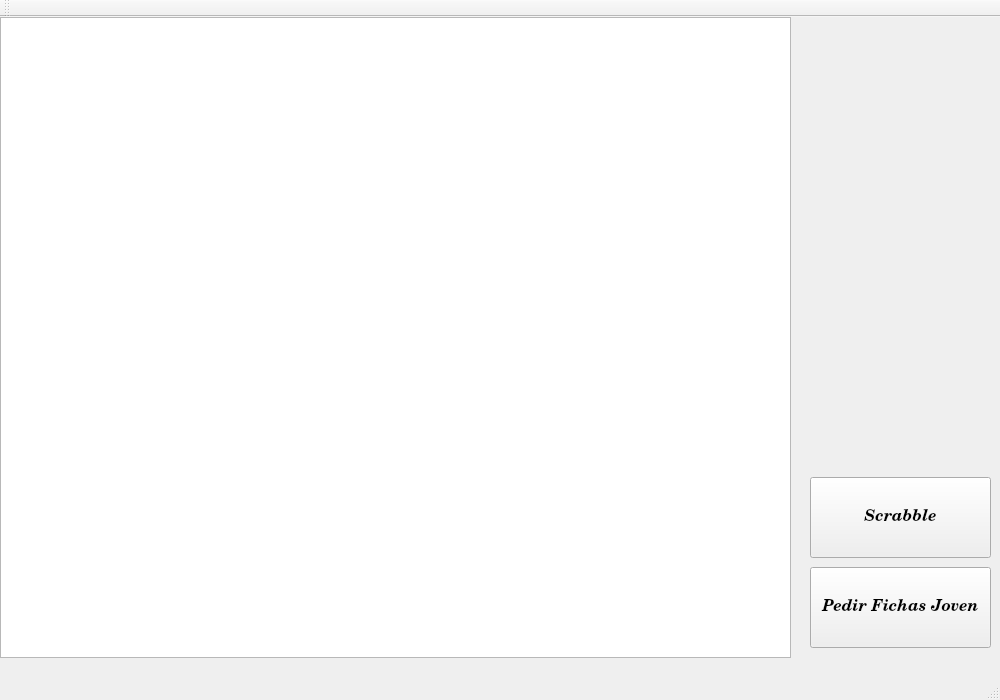
<?xml version="1.0" encoding="UTF-8"?>
<ui version="4.0">
 <class>helloworld</class>
 <widget class="QMainWindow" name="helloworld">
  <property name="enabled">
   <bool>true</bool>
  </property>
  <property name="geometry">
   <rect>
    <x>0</x>
    <y>0</y>
    <width>1000</width>
    <height>700</height>
   </rect>
  </property>
  <property name="sizePolicy">
   <sizepolicy hsizetype="Preferred" vsizetype="Preferred">
    <horstretch>0</horstretch>
    <verstretch>0</verstretch>
   </sizepolicy>
  </property>
  <property name="font">
   <font>
    <weight>50</weight>
    <bold>false</bold>
   </font>
  </property>
  <property name="cursor">
   <cursorShape>ArrowCursor</cursorShape>
  </property>
  <property name="acceptDrops">
   <bool>false</bool>
  </property>
  <property name="windowTitle">
   <string>Prueba QT</string>
  </property>
  <property name="statusTip">
   <string/>
  </property>
  <widget class="QWidget" name="centralWidget">
   <widget class="QPushButton" name="pedir">
    <property name="geometry">
     <rect>
      <x>810</x>
      <y>550</y>
      <width>181</width>
      <height>81</height>
     </rect>
    </property>
    <property name="font">
     <font>
      <family>Century Schoolbook L</family>
      <pointsize>12</pointsize>
      <weight>75</weight>
      <italic>true</italic>
      <bold>true</bold>
      <underline>false</underline>
      <strikeout>false</strikeout>
      <kerning>true</kerning>
     </font>
    </property>
    <property name="cursor">
     <cursorShape>PointingHandCursor</cursorShape>
    </property>
    <property name="text">
     <string>Pedir Fichas Joven</string>
    </property>
    <property name="shortcut">
     <string notr="true"/>
    </property>
    <property name="checkable">
     <bool>false</bool>
    </property>
    <property name="checked">
     <bool>false</bool>
    </property>
    <property name="autoRepeat">
     <bool>false</bool>
    </property>
    <property name="autoExclusive">
     <bool>false</bool>
    </property>
   </widget>
   <widget class="QGraphicsView" name="graphicsView">
    <property name="enabled">
     <bool>true</bool>
    </property>
    <property name="geometry">
     <rect>
      <x>0</x>
      <y>0</y>
      <width>791</width>
      <height>641</height>
     </rect>
    </property>
    <property name="sizePolicy">
     <sizepolicy hsizetype="Ignored" vsizetype="Ignored">
      <horstretch>0</horstretch>
      <verstretch>0</verstretch>
     </sizepolicy>
    </property>
   </widget>
   <widget class="QPushButton" name="Scrabble">
    <property name="geometry">
     <rect>
      <x>810</x>
      <y>460</y>
      <width>181</width>
      <height>81</height>
     </rect>
    </property>
    <property name="font">
     <font>
      <family>Century Schoolbook L</family>
      <pointsize>12</pointsize>
      <weight>75</weight>
      <italic>true</italic>
      <bold>true</bold>
     </font>
    </property>
    <property name="cursor">
     <cursorShape>PointingHandCursor</cursorShape>
    </property>
    <property name="text">
     <string>Scrabble</string>
    </property>
   </widget>
   <zorder>graphicsView</zorder>
   <zorder>pedir</zorder>
   <zorder>Scrabble</zorder>
  </widget>
  <widget class="QMenuBar" name="menuBar">
   <property name="geometry">
    <rect>
     <x>0</x>
     <y>0</y>
     <width>1000</width>
     <height>22</height>
    </rect>
   </property>
  </widget>
  <widget class="QToolBar" name="mainToolBar">
   <attribute name="toolBarArea">
    <enum>TopToolBarArea</enum>
   </attribute>
   <attribute name="toolBarBreak">
    <bool>false</bool>
   </attribute>
  </widget>
  <widget class="QStatusBar" name="statusBar"/>
 </widget>
 <layoutdefault spacing="6" margin="11"/>
 <resources/>
 <connections/>
</ui>
